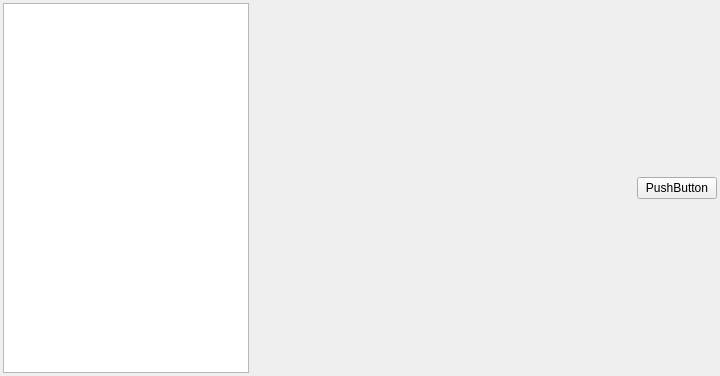
<?xml version="1.0" encoding="UTF-8"?>
<ui version="4.0">
 <class>Qt5_9CDeveloperGuideWidget</class>
 <widget class="QWidget" name="Qt5_9CDeveloperGuideWidget">
  <property name="geometry">
   <rect>
    <x>0</x>
    <y>0</y>
    <width>720</width>
    <height>376</height>
   </rect>
  </property>
  <property name="windowTitle">
   <string>Form</string>
  </property>
  <layout class="QHBoxLayout" name="horizontalLayout" stretch="2,3,0">
   <property name="spacing">
    <number>10</number>
   </property>
   <property name="leftMargin">
    <number>3</number>
   </property>
   <property name="topMargin">
    <number>3</number>
   </property>
   <property name="rightMargin">
    <number>3</number>
   </property>
   <property name="bottomMargin">
    <number>3</number>
   </property>
   <item>
    <widget class="QTreeView" name="treeView"/>
   </item>
   <item>
    <widget class="QLabel" name="label">
     <property name="text">
      <string/>
     </property>
    </widget>
   </item>
   <item>
    <widget class="QPushButton" name="pushButton">
     <property name="text">
      <string>PushButton</string>
     </property>
    </widget>
   </item>
  </layout>
 </widget>
 <resources/>
 <connections/>
</ui>
